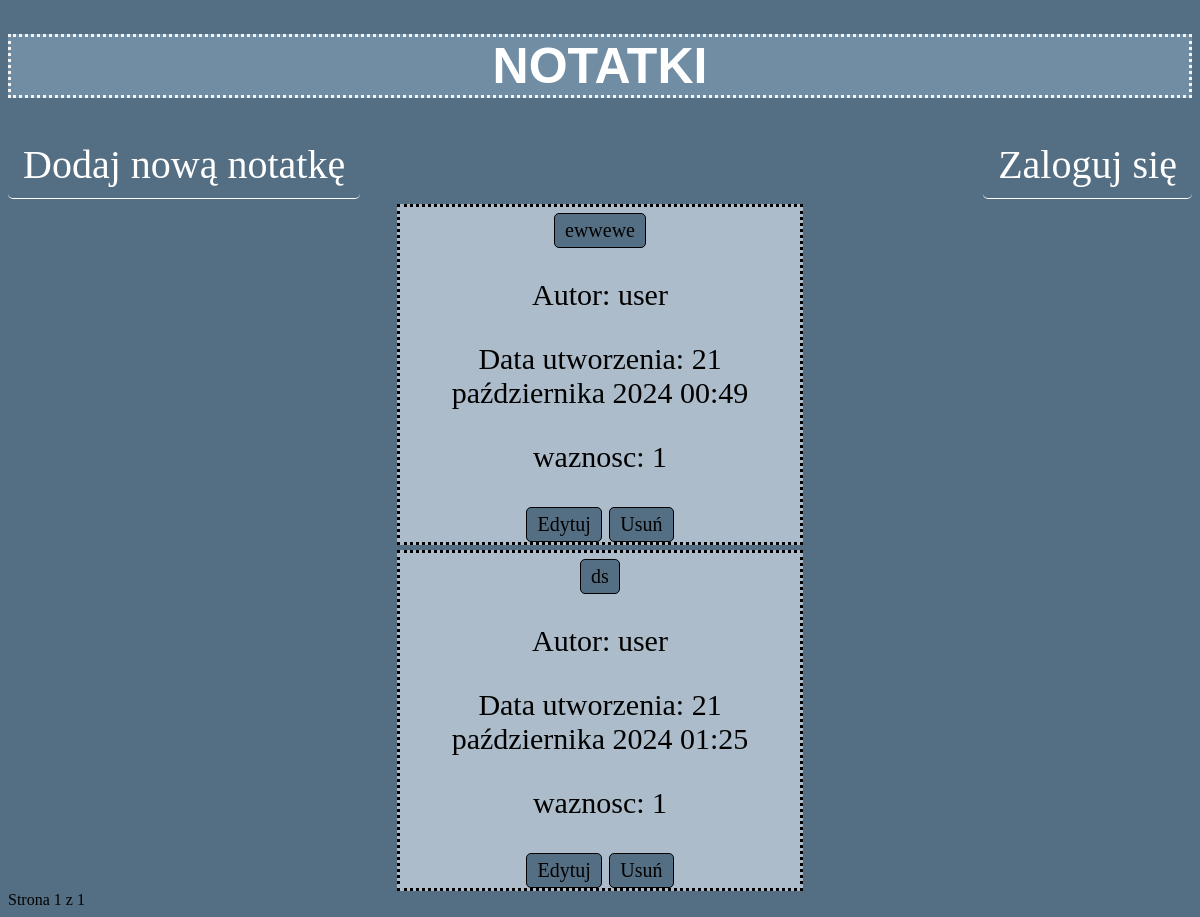
Before: /notes/ with the older database file.
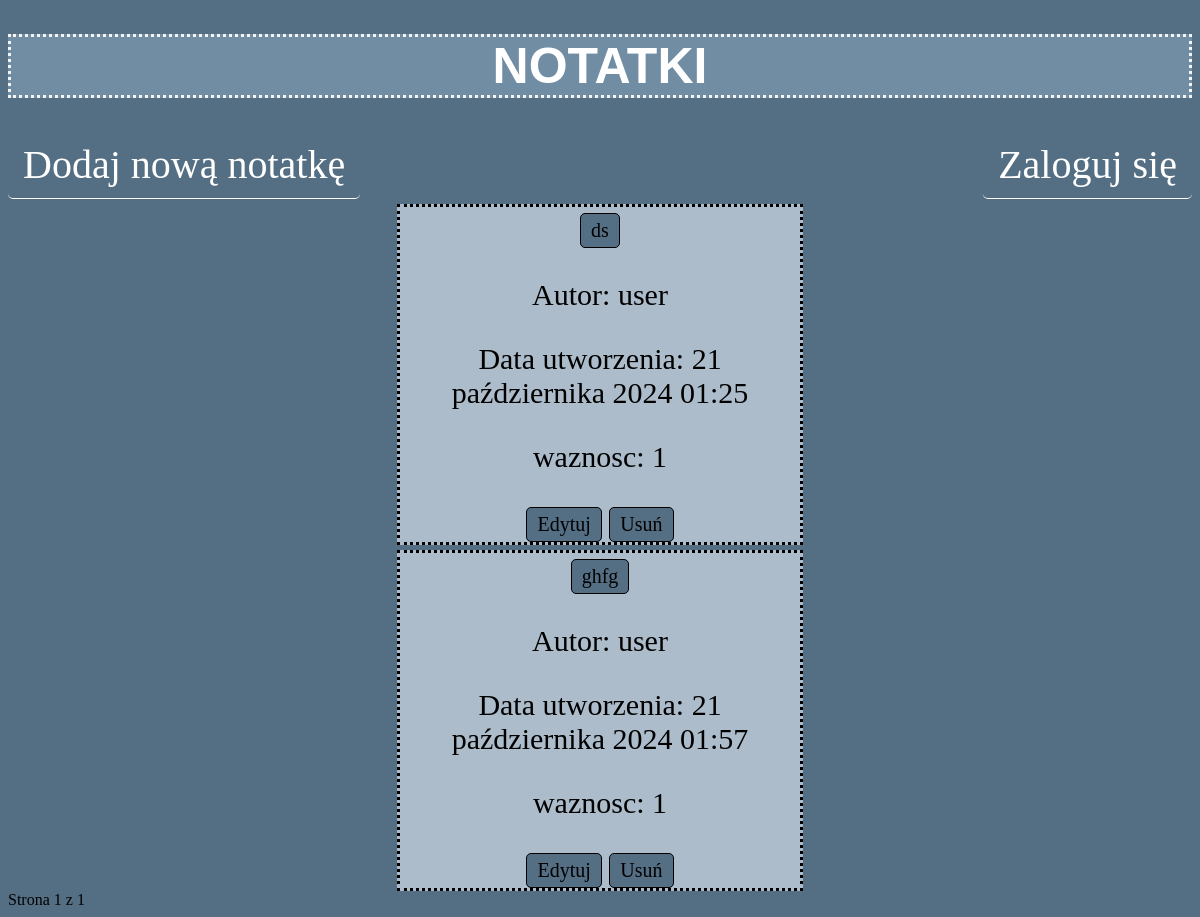
After: the same page with the newer database file.
### notes/models.py (models this page shows, shortened)
class Note(models.Model):
    STATUS_CHOICES = (
        ('1', 'mało ważne'),
        ('2', 'średnio ważne'),
        ('3', 'bardzo ważne'),
    )
    title = models.CharField(max_length=50)
    content = models.TextField()
    created_at = models.DateTimeField(auto_now_add=True)
    author = models.ForeignKey(settings.AUTH_USER_MODEL, on_delete=models.CASCADE)
    importance = models.CharField(max_length=13, choices=STATUS_CHOICES, default='1')
    class Meta:
        ordering = ('-importance',)

### notes/views.py (the view)
# urls.py: path('', note_list, name='note_list'),
def note_list(request):
    notes = Note.objects.all()
    paginator = Paginator(notes, 3)  # 3 notatki na stronę
    page = request.GET.get('page')
    try:
        notes = paginator.page(page)
    except PageNotAnInteger:
        notes = paginator.page(1)
    except EmptyPage:
        notes = paginator.page(paginator.num_pages)
    return render(request, 'notes/notatnik.html', {'notes': notes})

### notes/templates/notes/notatnik.html (shortened to what this page needs)
{% load static %}
<!DOCTYPE html>
<html lang="pl">
<head>
    <link href="{% static 'css/css.css' %}" rel="stylesheet">
</head>
<body>
    <h1>NOTATKI</h1>
    <a href="{% url 'note_create' %}">Dodaj nową notatkę</a>
    <a class="logowanie" href="{% url 'login' %}">Zaloguj się</a>
    <main>
        {% for note in notes %}
            <div class="notatka">
                <a href="{% url 'note_detail' note.pk %}">{{ note.title }}</a>
                <p>Autor: {{ note.author.username }}</p>
                <p>Data utworzenia: {{ note.created_at }}</p>
                <p>waznosc: {{ note.importance }}</p>
                <a href="{% url 'note_edit' note.pk %}">Edytuj</a>
                <a href="{% url 'note_delete' note.pk %}">Usuń</a>
            </div>
        {% endfor %}
        {% include "notes/pagination.html" with page=notes %}
    </main>
</body>
</html>

### notes/templates/notes/pagination.html (shortened to what this page needs)
<div class="pagination">
    <span class="step-Links">
    <span class="curent">
        Strona {{ page.number }} z {{ page.paginator.num_pages }}
    </span>
    </span>
</div>

### notes/static/css/css.css (style rules this page uses)
body { background: #546e83; }
a { border-bottom: solid white 1px; text-decoration: none; font-size: 40px; color: white; background:#546e83 ; border-radius: 5px; padding: 10px 15px; display: inline-block; transition: background 0.3s ease; }
h1 { font-family:Arial; background-color:#718da4 ; border: 3px dotted whitesmoke; color: white; text-align: center; font-size: 50px; }
.notatka { background: #acbcca; border: 3px dotted black; width: 400px; margin: auto; margin-top: 5px; font-size: 30px; padding-top: 3px; text-align: center; }
.notatka a { border: 1px solid black; color: black; background:#546e83 ; padding: 5px 10px; font-size: 20px; }
main { justify-content: center; }
.logowanie { float: right; }

Changed rows visible on the page:
removed Note: title "ewwewe", author.username "user", created_at "21 października 2024 00:49", importance "1"
added Note: title "ghfg", author.username "user", created_at "21 października 2024 01:57", importance "1"
